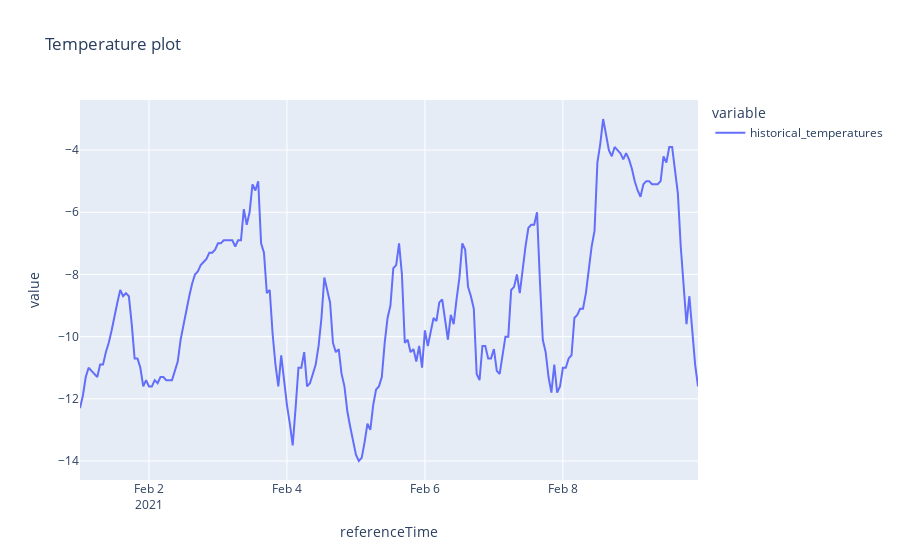

Notebook code cell kept with this figure:
### Code cell
#Plotting the temperatures

fig = px.line(temperature_df, title='Temperature plot')

# Show the plot
fig.show()

### Figure 1 — Plotly figure (JSON) as saved in the notebook; plotly's stock layout.template omitted (floating-point values rounded to 4 significant figures; data arrays with more than 128 entries replaced by an {"elided": "..."} marker saying what was removed)
{"data": [{"hovertemplate": "variable=historical_temperatures<br>referenceTime=%{x}<br>value=%{y}<extra></extra>", "legendgroup": "historical_temperatures", "line": {"color": "#636efa", "dash": "solid"}, "marker": {"symbol": "circle"}, "mode": "lines", "name": "historical_temperatures", "orientation": "v", "showlegend": true, "type": "scatter", "x": {"elided": "216 str values"}, "xaxis": "x", "y": {"elided": "216 float values"}, "yaxis": "y"}], "layout": {"legend": {"title": {"text": "variable"}, "tracegroupgap": 0}, "title": {"text": "Temperature plot"}, "xaxis": {"anchor": "y", "domain": [0, 1], "title": {"text": "referenceTime"}}, "yaxis": {"anchor": "x", "domain": [0, 1], "title": {"text": "value"}}}}
